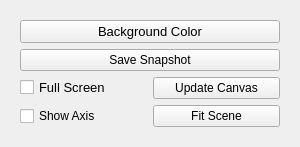
<?xml version="1.0" encoding="UTF-8"?>
<ui version="4.0">
 <class>WindowManager</class>
 <widget class="QFrame" name="WindowManager">
  <property name="geometry">
   <rect>
    <x>0</x>
    <y>0</y>
    <width>300</width>
    <height>147</height>
   </rect>
  </property>
  <property name="windowTitle">
   <string>Frame</string>
  </property>
  <property name="frameShape">
   <enum>QFrame::NoFrame</enum>
  </property>
  <property name="frameShadow">
   <enum>QFrame::Raised</enum>
  </property>
  <layout class="QGridLayout" name="gridLayout">
   <item row="0" column="0">
    <widget class="QFrame" name="frame">
     <property name="frameShape">
      <enum>QFrame::NoFrame</enum>
     </property>
     <property name="frameShadow">
      <enum>QFrame::Raised</enum>
     </property>
     <layout class="QGridLayout" name="gridLayout_2">
      <item row="3" column="0">
       <widget class="QCheckBox" name="showAxisCheckBox">
        <property name="text">
         <string>Show Axis</string>
        </property>
       </widget>
      </item>
      <item row="1" column="0" colspan="2">
       <widget class="QPushButton" name="saveSnapshotButton">
        <property name="text">
         <string>Save Snapshot</string>
        </property>
       </widget>
      </item>
      <item row="2" column="0">
       <widget class="QCheckBox" name="fullScreenCheckBox">
        <property name="font">
         <font>
          <pointsize>10</pointsize>
         </font>
        </property>
        <property name="text">
         <string>Full Screen</string>
        </property>
        <property name="checked">
         <bool>false</bool>
        </property>
       </widget>
      </item>
      <item row="0" column="0" colspan="2">
       <widget class="QPushButton" name="backgroundColorButton">
        <property name="font">
         <font>
          <pointsize>10</pointsize>
         </font>
        </property>
        <property name="text">
         <string>Background Color</string>
        </property>
       </widget>
      </item>
      <item row="3" column="1">
       <widget class="QPushButton" name="fitScenePushButton">
        <property name="text">
         <string>Fit Scene</string>
        </property>
       </widget>
      </item>
      <item row="2" column="1">
       <widget class="QPushButton" name="updateCanvasPushButton">
        <property name="text">
         <string>Update Canvas</string>
        </property>
       </widget>
      </item>
      <item row="4" column="1">
       <spacer name="verticalSpacer">
        <property name="orientation">
         <enum>Qt::Vertical</enum>
        </property>
        <property name="sizeHint" stdset="0">
         <size>
          <width>20</width>
          <height>40</height>
         </size>
        </property>
       </spacer>
      </item>
      <item row="4" column="0">
       <spacer name="verticalSpacer_2">
        <property name="orientation">
         <enum>Qt::Vertical</enum>
        </property>
        <property name="sizeHint" stdset="0">
         <size>
          <width>20</width>
          <height>40</height>
         </size>
        </property>
       </spacer>
      </item>
     </layout>
    </widget>
   </item>
   <item row="1" column="0">
    <spacer name="verticalSpacer_3">
     <property name="orientation">
      <enum>Qt::Vertical</enum>
     </property>
     <property name="sizeHint" stdset="0">
      <size>
       <width>20</width>
       <height>40</height>
      </size>
     </property>
    </spacer>
   </item>
  </layout>
 </widget>
 <resources/>
 <connections/>
</ui>
